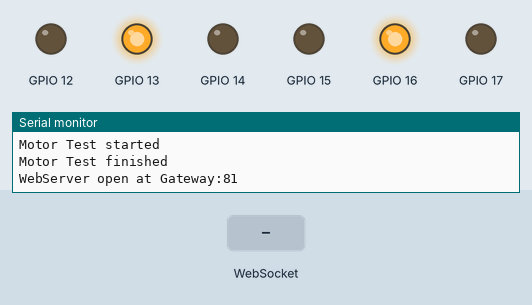
This program was run on a simulated ESP32. Parts: output pins drawn as LEDs (lit = HIGH), the last lines printed to the serial monitor. The test bench sets the inputs (shaded band).

Above: at 2.2 s.
2.3 s: WebSocket text "1" received
At 3.4 s:
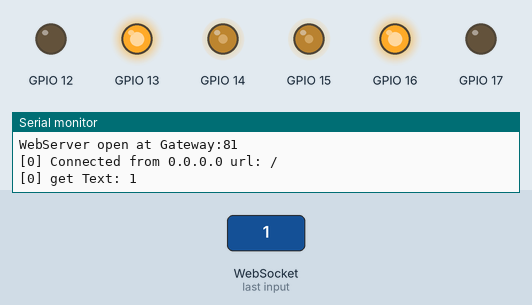
3.8 s: WebSocket text "2" received
At 4.6 s:
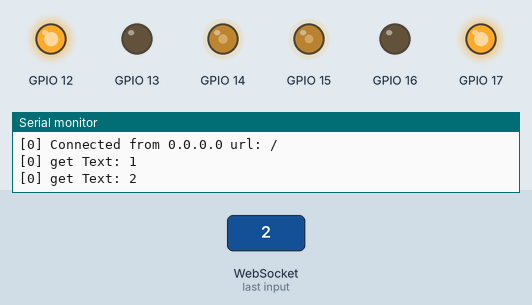
5.3 s: WebSocket text "0" received
At 5.7 s:
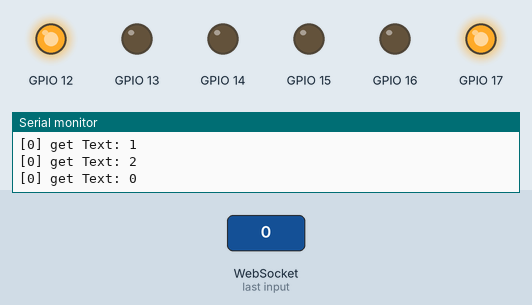
6.8 s: WebSocket text "3" received
At 8.0 s:
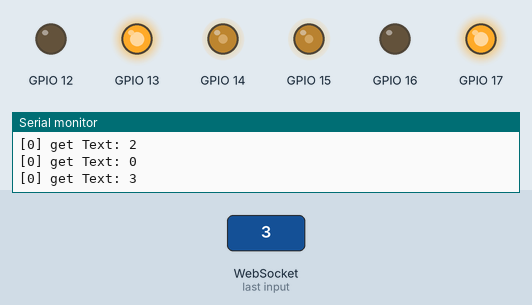
8.3 s: WebSocket text "4" received
At 9.2 s:
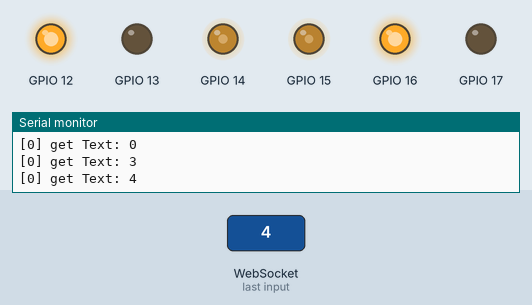
9.8 s: WebSocket text "0" received
At 10.4 s:
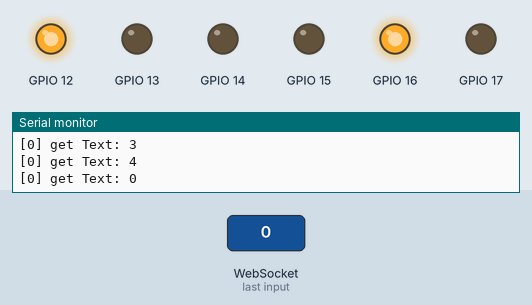
Timing chart, 0 to 12.3 s (numbered marks = the images above; inputs shaded):
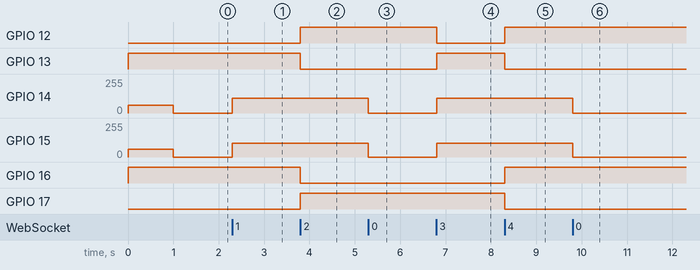

Measured:
- after the input at 2.3 s, GPIO 14: 0/255 → 110/255 at once; GPIO 15: 0/255 → 102/255 at once
- after the input at 3.8 s, GPIO 12, GPIO 17: LOW → HIGH at once; GPIO 13, GPIO 16: HIGH → LOW at once
- after the input at 5.3 s, GPIO 14: 110/255 → 0/255 at once; GPIO 15: 102/255 → 0/255 at once
- after the input at 6.8 s, GPIO 12: HIGH → LOW at once; GPIO 13: LOW → HIGH at once; GPIO 14: 0/255 → 110/255 at once; GPIO 15: 0/255 → 102/255 at once
- after the input at 8.3 s, GPIO 12, GPIO 16: LOW → HIGH at once; GPIO 13, GPIO 17: HIGH → LOW at once
- after the input at 9.8 s, GPIO 14: 110/255 → 0/255 at once; GPIO 15: 102/255 → 0/255 at once

The program:

main.cpp
```cpp
//
// Created by noahb on 16.09.2022.
//
#include "Arduino.h"
#include "WiFi.h"
#include "WebSocketsServer.h"
#include "AsyncMotor.h"
#include "ArduinoOTA.h"

WebSocketsServer webSocketsServer = WebSocketsServer(81);
AsyncMotor motorL;
AsyncMotor motorR;

const u_int8_t speedR = 102;
const u_int8_t speedL = 110;

void webSocketCallback(uint8_t num, WStype_t type, uint8_t * payload, size_t length);

void setup() {
    Serial.begin(9600);

    WiFi.softAP("Roball", NULL);

    ArduinoOTA.onStart([]() {
        Serial.println("Start");
    });
    ArduinoOTA.onEnd([]() {
        Serial.println("\nEnd");
    });
    ArduinoOTA.onProgress([](unsigned int progress, unsigned int total) {
        Serial.printf("Progress: %u%%\r", (progress / (total / 100)));
    });
    ArduinoOTA.onError([](ota_error_t error) {
        Serial.printf("Error[%u]: ", error);
        if (error == OTA_AUTH_ERROR) Serial.println("Auth Failed");
        else if (error == OTA_BEGIN_ERROR) Serial.println("Begin Failed");
        else if (error == OTA_CONNECT_ERROR) Serial.println("Connect Failed");
        else if (error == OTA_RECEIVE_ERROR) Serial.println("Receive Failed");
        else if (error == OTA_END_ERROR) Serial.println("End Failed");
    });
    ArduinoOTA.begin();

    Serial.println("Opened Access-Point \"Roball\"");


    //delay(30000);
    motorL = AsyncMotor(14, 13, 12, 0);
    motorR = AsyncMotor(15, 16, 17, 1);

    motorL.setSpeed(60);
    motorL.setDirection(true);
    motorR.setSpeed(60);
    motorR.setDirection(true);

    Serial.println("Motor Test started");
    delay(1000);
    motorL.setSpeed(0);
    motorR.setSpeed(0);
    Serial.println("Motor Test finished");

    webSocketsServer.begin();
    webSocketsServer.onEvent(webSocketCallback);
    Serial.println("WebServer open at Gateway:81");


}

void loop() {
    //asm("nop");
    webSocketsServer.loop();
    ArduinoOTA.handle();
}

void webSocketCallback(uint8_t num, WStype_t type, uint8_t * payload, size_t length) {
    String text;
    IPAddress ip;
    String mlsT;
    String mrsT;
    int64_t dirType;
    switch(type) {
        case WStype_DISCONNECTED:
            Serial.printf("[%u] Disconnected!\n", num);
            break;
        case WStype_CONNECTED:
            ip = webSocketsServer.remoteIP(num);
            Serial.printf("[%u] Connected from %d.%d.%d.%d url: %s\n", num, ip[0], ip[1], ip[2], ip[3], payload);

            // send message to client
            webSocketsServer.sendTXT(num, "Connected");
            break;
        case WStype_TEXT:
            text = reinterpret_cast<char *>(payload);
            Serial.printf("[%u] get Text: %s\n", num, text.c_str());

            dirType = text.toInt();
            switch (dirType) {
                case 0: //Break
                    motorL.setSpeed(0);
                    motorR.setSpeed(0);
                    break;
                case 1: //UP
                    motorL.setSpeed(speedL);
                    motorR.setSpeed(speedR);
                    motorR.setDirection(1);
                    motorL.setDirection(1);
                    break;
                case 2: //DOWN
                    motorL.setSpeed(speedL);
                    motorR.setSpeed(speedR);
                    motorR.setDirection(0);
                    motorL.setDirection(0);
                    break;
                case 3: //RIGHT
                    motorL.setSpeed(speedL);
                    motorR.setSpeed(speedR);
                    motorR.setDirection(0);
                    motorL.setDirection(1);
                    break;
                case 4: //LEFT
                    motorL.setSpeed(speedL);
                    motorR.setSpeed(speedR);
                    motorR.setDirection(1);
                    motorL.setDirection(0);
                    break;

            }
            // send message to client
            // webSocket.sendTXT(num, "message here");

            // send data to all connected clients
            // webSocket.broadcastTXT("message here");
            break;
        case WStype_BIN:
            Serial.printf("[%u] get binary length: %u\n", num, length);
            //hexdump(payload, length);

            // send message to client
            // webSocket.sendBIN(num, payload, length);
            break;
        case WStype_ERROR:
            Serial.println("Error!");
        case WStype_FRAGMENT_TEXT_START:
        case WStype_FRAGMENT_BIN_START:
        case WStype_FRAGMENT:
        case WStype_FRAGMENT_FIN:
        case WStype_PING:
        case WStype_PONG:
        default:
            break;
    }

}
```

AsyncMotor.cpp
```cpp
//
// Created by noahb on 22.09.2022.
//
#include "Arduino.h"
#include "AsyncMotor.h"

/**
 * Sets the speed of the motor
 * @param speed Number between 0 and 255
 */
void AsyncMotor::setSpeed(uint8_t speed) {
    ledcWrite(channel, speed);
}

/**
 * Sets the direction of the motor
 * @param dir true for forward; false for backwards
 */
void AsyncMotor::setDirection(boolean dir) {
    digitalWrite(control1, dir ? HIGH : LOW);
    digitalWrite(control2, dir ? LOW : HIGH);
}
```

AsyncMotor.h
```cpp
//
// Created by noahb on 22.09.2022.
//
#include "Arduino.h"

#ifndef ROBALL_ASYNCMOTOR_H
#define ROBALL_ASYNCMOTOR_H


class AsyncMotor {
private:
    uint8_t enable;
    uint8_t control1;
    uint8_t control2;
    uint8_t channel;
public:
    AsyncMotor() {
        enable = -1;
        control1 = -1;
        control2 = -1;
        channel = -1;
    }
    AsyncMotor(uint8_t pinEnable, uint8_t pinControl1, uint8_t pinControl2, uint8_t chanNum) {
        pinMode(pinControl1, OUTPUT);
        control1 = pinControl1;

        pinMode(pinControl2, OUTPUT);
        control2 = pinControl2;

        enable = pinEnable;
        channel = chanNum;
        ledcSetup(channel, 1000, 8);
        ledcAttachPin(enable, channel);
    };
    void setSpeed(uint8_t speed);
    void setDirection(boolean dir);
};


#endif //ROBALL_ASYNCMOTOR_H
```
